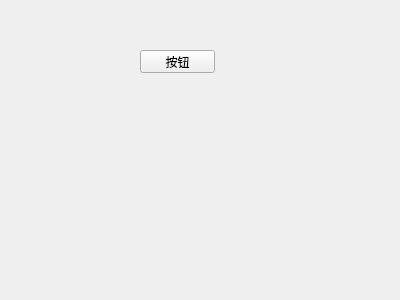
<?xml version="1.0" encoding="UTF-8"?>
<ui version="4.0">
 <class>Form</class>
 <widget class="QWidget" name="Form">
  <property name="geometry">
   <rect>
    <x>0</x>
    <y>0</y>
    <width>400</width>
    <height>300</height>
   </rect>
  </property>
  <property name="windowTitle">
   <string>窗口</string>
  </property>
  <widget class="QPushButton" name="btn_send">
   <property name="geometry">
    <rect>
     <x>140</x>
     <y>50</y>
     <width>75</width>
     <height>23</height>
    </rect>
   </property>
   <property name="text">
    <string>按钮</string>
   </property>
  </widget>
 </widget>
 <resources/>
 <connections/>
</ui>
